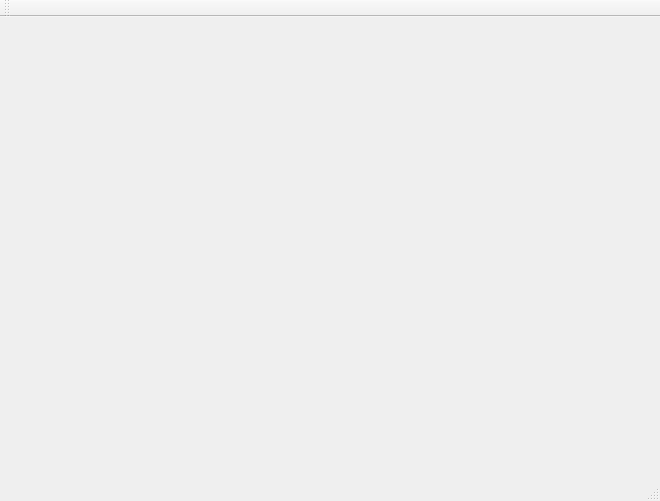
<?xml version="1.0" encoding="UTF-8"?>
<ui version="4.0">
 <class>MainWindow</class>
 <widget class="QMainWindow" name="MainWindow">
  <property name="geometry">
   <rect>
    <x>0</x>
    <y>0</y>
    <width>660</width>
    <height>501</height>
   </rect>
  </property>
  <property name="windowTitle">
   <string>MainWindow</string>
  </property>
  <widget class="QWidget" name="centralWidget"/>
  <widget class="QToolBar" name="mainToolBar">
   <attribute name="toolBarArea">
    <enum>TopToolBarArea</enum>
   </attribute>
   <attribute name="toolBarBreak">
    <bool>false</bool>
   </attribute>
  </widget>
  <widget class="QStatusBar" name="statusBar"/>
  <action name="actionImport_Dataset">
   <property name="text">
    <string>Import Dataset</string>
   </property>
  </action>
  <action name="actionSave">
   <property name="text">
    <string>Save</string>
   </property>
  </action>
  <action name="actionSave_As">
   <property name="text">
    <string>Save As</string>
   </property>
  </action>
 </widget>
 <layoutdefault spacing="6" margin="11"/>
 <resources/>
 <connections/>
</ui>
